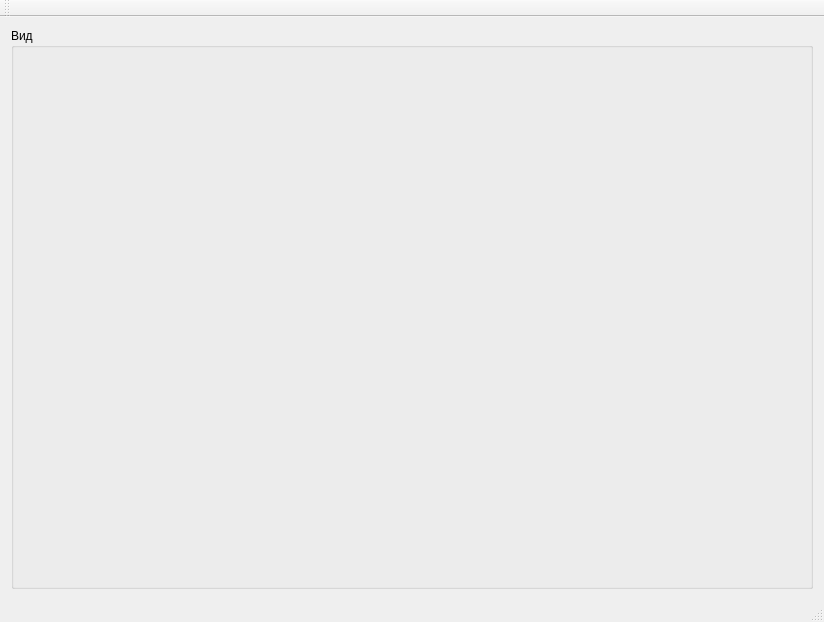
<?xml version="1.0" encoding="UTF-8"?>
<ui version="4.0">
 <class>UITriangulateViewer</class>
 <widget class="QMainWindow" name="UITriangulateViewer">
  <property name="geometry">
   <rect>
    <x>0</x>
    <y>0</y>
    <width>824</width>
    <height>622</height>
   </rect>
  </property>
  <property name="windowTitle">
   <string>CTriangulateViewer</string>
  </property>
  <widget class="QWidget" name="centralWidget">
   <layout class="QHBoxLayout" name="horizontalLayout">
    <item>
     <layout class="QVBoxLayout" name="verticalLayout_9">
      <item>
       <widget class="QGroupBox" name="scene">
        <property name="sizePolicy">
         <sizepolicy hsizetype="Expanding" vsizetype="Expanding">
          <horstretch>0</horstretch>
          <verstretch>0</verstretch>
         </sizepolicy>
        </property>
        <property name="title">
         <string>Вид</string>
        </property>
        <layout class="QHBoxLayout" name="sceneLayout">
         <property name="spacing">
          <number>4</number>
         </property>
         <property name="leftMargin">
          <number>6</number>
         </property>
         <property name="topMargin">
          <number>6</number>
         </property>
         <property name="rightMargin">
          <number>6</number>
         </property>
         <property name="bottomMargin">
          <number>6</number>
         </property>
        </layout>
       </widget>
      </item>
     </layout>
    </item>
   </layout>
  </widget>
  <widget class="QMenuBar" name="menuBar">
   <property name="geometry">
    <rect>
     <x>0</x>
     <y>0</y>
     <width>824</width>
     <height>21</height>
    </rect>
   </property>
  </widget>
  <widget class="QToolBar" name="mainToolBar">
   <attribute name="toolBarArea">
    <enum>TopToolBarArea</enum>
   </attribute>
   <attribute name="toolBarBreak">
    <bool>false</bool>
   </attribute>
  </widget>
  <widget class="QStatusBar" name="statusBar"/>
 </widget>
 <layoutdefault spacing="6" margin="11"/>
 <resources>
  <include location="mainwindow.qrc"/>
 </resources>
 <connections/>
</ui>
